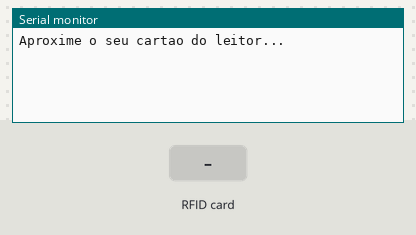
Simulated run of this sketch. Board: Arduino Mega 2560, built with avr-gcc and run on an emulated ATmega2560. Parts: the last lines printed to the serial monitor. The test bench sets the inputs (shaded band).

Above: at 1.2 s.
1.3 s: RFID card 2B 82 22 1B held to the reader
At 2.0 s:
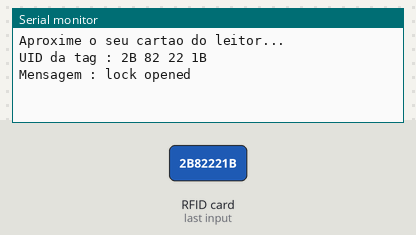
2.8 s: RFID card 27 9B 01 3C held to the reader
At 5.5 s:
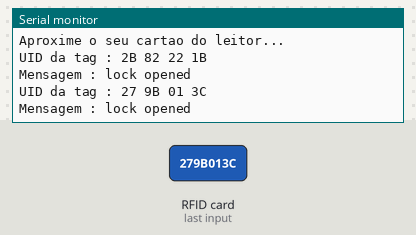
5.8 s: RFID card 5E 7A 19 C4 held to the reader
At 8.1 s:
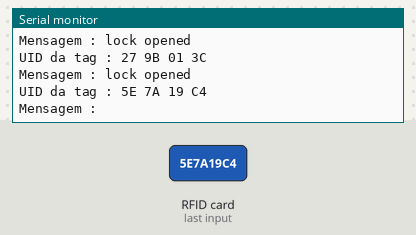

Measured:
- after the input at 1.3 s, the serial monitor: prints a new line at once (image 1)
- after the input at 2.8 s, the serial monitor: prints a new line after 1.5 s (image 2)
- after the input at 5.8 s, the serial monitor: prints a new line after 1.5 s (image 3)

The sketch:

RFID_LCD.ino
```cpp
#include <SPI.h>
#include <MFRC522.h>
#include <LiquidCrystal.h>

#define SS_PIN 53
#define RST_PIN 5
MFRC522 mfrc522(SS_PIN, RST_PIN);   // Create MFRC522 instance.


//char st[20];

void setup()
{
  Serial.begin(9600);   // Inicia a serial
  SPI.begin();      // Inicia  SPI bus
  mfrc522.PCD_Init();   // Inicia MFRC522
  Serial.println("Aproxime o seu cartao do leitor...");
  Serial.println();
}

void loop()
{
  rfid();
}

void rfid()
{
  // Look for new cards
  if ( ! mfrc522.PICC_IsNewCardPresent())
  {
    return;
  }
  // Select one of the cards
  if ( ! mfrc522.PICC_ReadCardSerial())
  {
    return;
  }
  //Mostra UID na serial
  Serial.print("UID da tag :");
  String conteudo= "";
  byte letra;
  for (byte i = 0; i < mfrc522.uid.size; i++)
  {
     Serial.print(mfrc522.uid.uidByte[i] < 0x10 ? " 0" : " ");
     Serial.print(mfrc522.uid.uidByte[i], HEX);
     conteudo.concat(String(mfrc522.uid.uidByte[i] < 0x10 ? " 0" : " "));
     conteudo.concat(String(mfrc522.uid.uidByte[i], HEX));
  }
  Serial.println();
  Serial.print("Mensagem : ");
  conteudo.toUpperCase();
  if (conteudo.substring(1) == "2B 82 22 1B") //UID 1 - Chaveiro
  {
    Serial.println("lock opened");
    Serial.println();
    delay(3000);
  }


  if (conteudo.substring(1) == "27 9B 01 3C") //UID 2 - Cartao
  {
    Serial.println("lock opened");
    Serial.println();
    delay(3000);
  }
}
```
